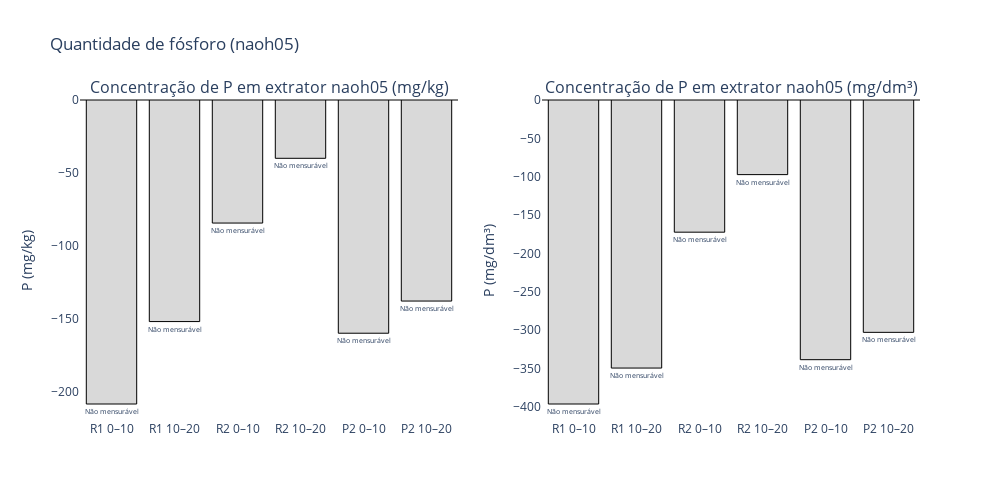

The cell this chart's notebook holds for it:
### Code cell
import plotly.graph_objects as go
from plotly.subplots import make_subplots
import numpy as np

# Seus dados (mantém o mesmo formato)
valores_mgkg = np.array([
    R1_0_10_naoh05,
    R1_10_20_naoh05,
    R2_0_10_naoh05,
    R2_10_20_naoh05,
    P2_0_10_naoh05,
    P2_10_20_naoh05
], dtype=float)

valores_mg_dm3 = np.array(valores_mg_dm3, dtype=float)
densidades = np.array(densidades, dtype=float)

labels = ['R1 0–10','R1 10–20','R2 0–10','R2 10–20','P2 0–10','P2 10–20']

def colors_for(vals):
    return ['#74c476' if v >= 0 else '#d9d9d9' for v in vals]

# Exibir dados no terminal
for label, dens, mgkg, mgdm3 in zip(labels, densidades, valores_mgkg, valores_mg_dm3):
    print(f"{label}: densidade = {dens:.4f} g/cm³  |  {mgkg:.2f} mg/kg  ->  {mgdm3:.2f} mg/dm³")

# Criação das duas colunas (subplots lado a lado)
fig = make_subplots(rows=1, cols=2, subplot_titles=("Concentração de P em extrator naoh05 (mg/kg)", "Concentração de P em extrator naoh05 (mg/dm³)"))

# --- Primeiro gráfico (mg/kg)
colors1 = colors_for(valores_mgkg)
texts1 = [f"{v:.2f}" if v >= 0 else "Não mensurável" for v in valores_mgkg]
fig.add_trace(
    go.Bar(
        x=labels,
        y=valores_mgkg,
        text=texts1,
        textposition="outside",
        marker=dict(color=colors1, line=dict(color='black', width=1)),
        name="P (mg/kg)"
    ),
    row=1, col=1
)

# --- Segundo gráfico (mg/dm³)
colors2 = colors_for(valores_mg_dm3)
texts2 = [f"{v:.2f}" if v >= 0 else "Não mensurável" for v in valores_mg_dm3]
fig.add_trace(
    go.Bar(
        x=labels,
        y=valores_mg_dm3,
        text=texts2,
        textposition="outside",
        marker=dict(color=colors2, line=dict(color='black', width=1)),
        name="P (mg/dm³)"
    ),
    row=1, col=2
)

# Layout geral
fig.update_layout(
    height=500,
    width=1000,
    title_text="Quantidade de fósforo (naoh05)",
    showlegend=False,
    plot_bgcolor='rgba(0,0,0,0)',
)
fig.update_yaxes(title_text="P (mg/kg)", row=1, col=1, zeroline=True, zerolinewidth=1, zerolinecolor='black')
fig.update_yaxes(title_text="P (mg/dm³)", row=1, col=2, zeroline=True, zerolinewidth=1, zerolinecolor='black')

fig.show()

### Figure 1 — Plotly figure (JSON) as saved in the notebook; plotly's stock layout.template omitted (floating-point values rounded to 4 significant figures)
{"data": [{"marker": {"color": ["#d9d9d9", "#d9d9d9", "#d9d9d9", "#d9d9d9", "#d9d9d9", "#d9d9d9"], "line": {"color": "black", "width": 1}}, "name": "P (mg/kg)", "text": ["Não mensurável", "Não mensurável", "Não mensurável", "Não mensurável", "Não mensurável", "Não mensurável"], "textposition": "outside", "type": "bar", "x": ["R1 0–10", "R1 10–20", "R2 0–10", "R2 10–20", "P2 0–10", "P2 10–20"], "xaxis": "x", "y": [-208.5, -151.9, -84.38, -39.98, -159.9, -137.9], "yaxis": "y"}, {"marker": {"color": ["#d9d9d9", "#d9d9d9", "#d9d9d9", "#d9d9d9", "#d9d9d9", "#d9d9d9"], "line": {"color": "black", "width": 1}}, "name": "P (mg/dm³)", "text": ["Não mensurável", "Não mensurável", "Não mensurável", "Não mensurável", "Não mensurável", "Não mensurável"], "textposition": "outside", "type": "bar", "x": ["R1 0–10", "R1 10–20", "R2 0–10", "R2 10–20", "P2 0–10", "P2 10–20"], "xaxis": "x2", "y": [-396.5, -349.7, -172.4, -97.32, -338.7, -303.1], "yaxis": "y2"}], "layout": {"annotations": [{"font": {"size": 16}, "showarrow": false, "text": "Concentração de P em extrator naoh05 (mg/kg)", "x": 0.225, "xanchor": "center", "xref": "paper", "y": 1, "yanchor": "bottom", "yref": "paper"}, {"font": {"size": 16}, "showarrow": false, "text": "Concentração de P em extrator naoh05 (mg/dm³)", "x": 0.775, "xanchor": "center", "xref": "paper", "y": 1, "yanchor": "bottom", "yref": "paper"}], "height": 500, "plot_bgcolor": "rgba(0,0,0,0)", "showlegend": false, "title": {"text": "Quantidade de fósforo (naoh05)"}, "width": 1000, "xaxis": {"anchor": "y", "domain": [0, 0.45]}, "xaxis2": {"anchor": "y2", "domain": [0.55, 1]}, "yaxis": {"anchor": "x", "domain": [0, 1], "title": {"text": "P (mg/kg)"}, "zeroline": true, "zerolinecolor": "black", "zerolinewidth": 1}, "yaxis2": {"anchor": "x2", "domain": [0, 1], "title": {"text": "P (mg/dm³)"}, "zeroline": true, "zerolinecolor": "black", "zerolinewidth": 1}}}
